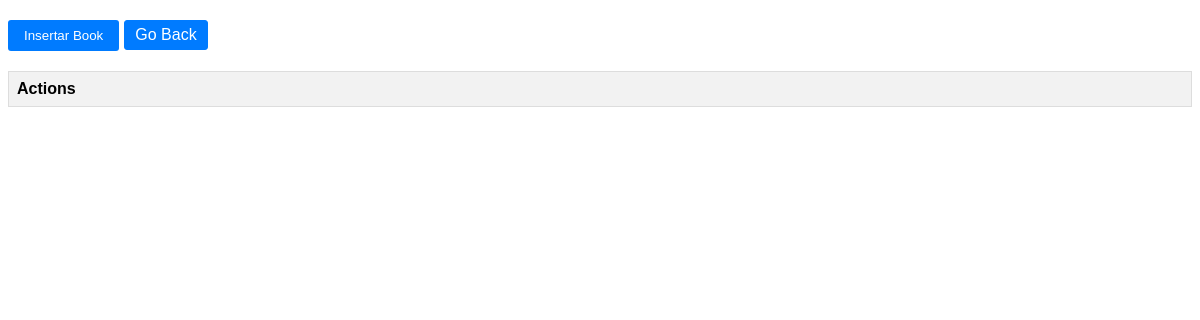
The page /gestionarBooks.php on the database as committed earlier.
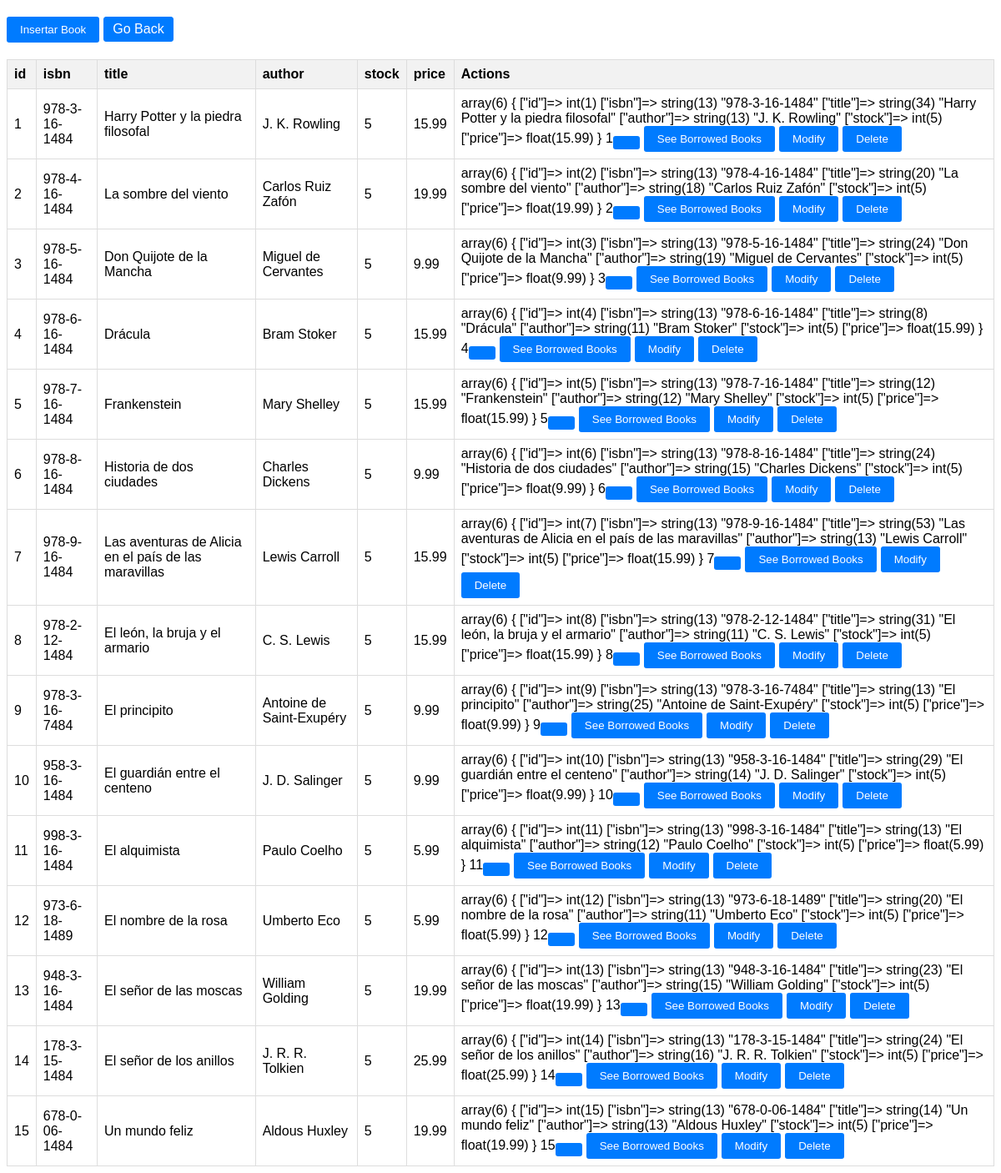
The same page on the database as committed later.
### tables this page shows
CREATE TABLE IF NOT EXISTS `book` (
  `id` int(10) NOT NULL AUTO_INCREMENT,
  `isbn` varchar(13) DEFAULT NULL,
  `title` varchar(255) DEFAULT NULL,
  `author` varchar(255) DEFAULT NULL,
  `stock` smallint(5) DEFAULT NULL,
  `price` float DEFAULT NULL,
  PRIMARY KEY (`id`)
);

### src/Book.php (called while the page is built, shortened)
<?php
    Class Book extends DBConnection{
        public static function getBooks(){
            $file = DBConnection::$connection->prepare("SELECT * FROM book");
            $file->execute();
            return $file->fetchAll(PDO::FETCH_ASSOC) ?? 'No book found';
        }
    }

### gestionarBooks.php (the view, shortened to what this page needs)
<!DOCTYPE html>
<html lang="en">
<head>
    <link rel="stylesheet" href="./global.css" type="text/css">
</head>
<body>
    <?php
    $books = Book::getBooks();
    echo '<form method="POST" action=""><table border="1">';
    echo '<button type="submit" name="insertarBook">Insertar Book</button>';
    echo '<a href="./">Go Back</a>';
    echo '<tr>';
    foreach ($books[0] as $key => $value) {
        echo '<th>' . htmlspecialchars($key) . '</th>';
    }
    echo '<th>Actions</th>';
    echo '</tr>';
    foreach ($books as $params) {
        echo '<tr>';
        foreach ($params as $key => $value) {
            echo '<td>' . htmlspecialchars($value) . '</td>';
        }
        echo '<td>';
        var_dump($params);
        echo $params['id'];
        echo "<button type='submit' name='seeSales' value=$params[id]</button>";
        echo '<button type="submit" name="seeBorrowedBooks" value="seeBorrowedBooks">See Borrowed Books</button>';
        echo '<button type="submit" name="seeBorrowedBooks" value="modifyCustomer">Modify</button>';
        echo '<button type="submit" name="seeBorrowedBooks" value="deleteCustomer">Delete</button>';
        echo '</td>';
        echo '</tr>';
    }
    echo '</table></form>';
?>
</body>
</html>

### global.css (style rules this page uses)
body { font-family: Arial, sans-serif; }
table { border-collapse: collapse; width: 100%; margin-top: 20px; }
th, td { border: 1px solid #ddd; padding: 8px; text-align: left; }
th { background-color: #f2f2f2; }
a, button { display: inline-block; margin-right: 5px; padding: 5px 10px; text-decoration: none; color: #fff; background-color: #007bff; border: 1px solid #007bff; border-radius: 3px; }
form { margin-top: 20px; }
button { background-color: #007bff; color: #fff; padding: 8px 16px; border: none; border-radius: 3px; cursor: pointer; }

Rows that differ between the two databases and show on the page:
added book: id "1", isbn "978-3-16-1484", title "Harry Potter y la piedra filosofal", author "J. K. Rowling", stock "5", price "15.99", value "array(6) { [\"id\"]=> int(1) [\"isbn\"]=> string(13) \"978-3-16-1484\" [\"title\"]=> string(34) \"Harry Potter y la piedra filosofal\" [\"author\"]=> string(13) \"J. K. Rowling\" [\"stock\"]=> int(5) [\"price\"]=> float(15.99) }"
added book: id "2", isbn "978-4-16-1484", title "La sombre del viento", author "Carlos Ruiz Zafón", stock "5", price "19.99", value "array(6) { [\"id\"]=> int(2) [\"isbn\"]=> string(13) \"978-4-16-1484\" [\"title\"]=> string(20) \"La sombre del viento\" [\"author\"]=> string(18) \"Carlos Ruiz Zafón\" [\"stock\"]=> int(5) [\"price\"]=> float(19.99) }"
added book: id "3", isbn "978-5-16-1484", title "Don Quijote de la Mancha", author "Miguel de Cervantes", stock "5", price "9.99", value "array(6) { [\"id\"]=> int(3) [\"isbn\"]=> string(13) \"978-5-16-1484\" [\"title\"]=> string(24) \"Don Quijote de la Mancha\" [\"author\"]=> string(19) \"Miguel de Cervantes\" [\"stock\"]=> int(5) [\"price\"]=> float(9.99) }"
added book: id "4", isbn "978-6-16-1484", title "Drácula", author "Bram Stoker", stock "5", price "15.99", value "array(6) { [\"id\"]=> int(4) [\"isbn\"]=> string(13) \"978-6-16-1484\" [\"title\"]=> string(8) \"Drácula\" [\"author\"]=> string(11) \"Bram Stoker\" [\"stock\"]=> int(5) [\"price\"]=> float(15.99) }"
added book: id "5", isbn "978-7-16-1484", title "Frankenstein", author "Mary Shelley", stock "5", price "15.99", value "array(6) { [\"id\"]=> int(5) [\"isbn\"]=> string(13) \"978-7-16-1484\" [\"title\"]=> string(12) \"Frankenstein\" [\"author\"]=> string(12) \"Mary Shelley\" [\"stock\"]=> int(5) [\"price\"]=> float(15.99) }"
added book: id "6", isbn "978-8-16-1484", title "Historia de dos ciudades", author "Charles Dickens", stock "5", price "9.99", value "array(6) { [\"id\"]=> int(6) [\"isbn\"]=> string(13) \"978-8-16-1484\" [\"title\"]=> string(24) \"Historia de dos ciudades\" [\"author\"]=> string(15) \"Charles Dickens\" [\"stock\"]=> int(5) [\"price\"]=> float(9.99) }"
added book: id "7", isbn "978-9-16-1484", title "Las aventuras de Alicia en el país de las maravillas", author "Lewis Carroll", stock "5", price "15.99", value "array(6) { [\"id\"]=> int(7) [\"isbn\"]=> string(13) \"978-9-16-1484\" [\"title\"]=> string(53) \"Las aventuras de Alicia en el país de las maravillas\" [\"author\"]=> string(13) \"Lewis Carroll\" [\"stock\"]=> int(5) [\"price\"]=> float(15.99) }"
added book: id "8", isbn "978-2-12-1484", title "El león, la bruja y el armario", author "C. S. Lewis", stock "5", price "15.99", value "array(6) { [\"id\"]=> int(8) [\"isbn\"]=> string(13) \"978-2-12-1484\" [\"title\"]=> string(31) \"El león, la bruja y el armario\" [\"author\"]=> string(11) \"C. S. Lewis\" [\"stock\"]=> int(5) [\"price\"]=> float(15.99) }"
added book: id "9", isbn "978-3-16-7484", title "El principito", author "Antoine de Saint-Exupéry", stock "5", price "9.99", value "array(6) { [\"id\"]=> int(9) [\"isbn\"]=> string(13) \"978-3-16-7484\" [\"title\"]=> string(13) \"El principito\" [\"author\"]=> string(25) \"Antoine de Saint-Exupéry\" [\"stock\"]=> int(5) [\"price\"]=> float(9.99) }"
added book: id "10", isbn "958-3-16-1484", title "El guardián entre el centeno", author "J. D. Salinger", stock "5", price "9.99", value "array(6) { [\"id\"]=> int(10) [\"isbn\"]=> string(13) \"958-3-16-1484\" [\"title\"]=> string(29) \"El guardián entre el centeno\" [\"author\"]=> string(14) \"J. D. Salinger\" [\"stock\"]=> int(5) [\"price\"]=> float(9.99) }"
added book: id "11", isbn "998-3-16-1484", title "El alquimista", author "Paulo Coelho", stock "5", price "5.99", value "array(6) { [\"id\"]=> int(11) [\"isbn\"]=> string(13) \"998-3-16-1484\" [\"title\"]=> string(13) \"El alquimista\" [\"author\"]=> string(12) \"Paulo Coelho\" [\"stock\"]=> int(5) [\"price\"]=> float(5.99) }"
added book: id "12", isbn "973-6-18-1489", title "El nombre de la rosa", author "Umberto Eco", stock "5", price "5.99", value "array(6) { [\"id\"]=> int(12) [\"isbn\"]=> string(13) \"973-6-18-1489\" [\"title\"]=> string(20) \"El nombre de la rosa\" [\"author\"]=> string(11) \"Umberto Eco\" [\"stock\"]=> int(5) [\"price\"]=> float(5.99) }"
added book: id "13", isbn "948-3-16-1484", title "El señor de las moscas", author "William Golding", stock "5", price "19.99", value "array(6) { [\"id\"]=> int(13) [\"isbn\"]=> string(13) \"948-3-16-1484\" [\"title\"]=> string(23) \"El señor de las moscas\" [\"author\"]=> string(15) \"William Golding\" [\"stock\"]=> int(5) [\"price\"]=> float(19.99) }"
added book: id "14", isbn "178-3-15-1484", title "El señor de los anillos", author "J. R. R. Tolkien", stock "5", price "25.99", value "array(6) { [\"id\"]=> int(14) [\"isbn\"]=> string(13) \"178-3-15-1484\" [\"title\"]=> string(24) \"El señor de los anillos\" [\"author\"]=> string(16) \"J. R. R. Tolkien\" [\"stock\"]=> int(5) [\"price\"]=> float(25.99) }"
added book: id "15", isbn "678-0-06-1484", title "Un mundo feliz", author "Aldous Huxley", stock "5", price "19.99", value "array(6) { [\"id\"]=> int(15) [\"isbn\"]=> string(13) \"678-0-06-1484\" [\"title\"]=> string(14) \"Un mundo feliz\" [\"author\"]=> string(13) \"Aldous Huxley\" [\"stock\"]=> int(5) [\"price\"]=> float(19.99) }"
Other text that changed with them:
new list line: "id"
new list line: "isbn"
new list line: "title"
new list line: "author"
new list line: "stock"
new list line: "price"
